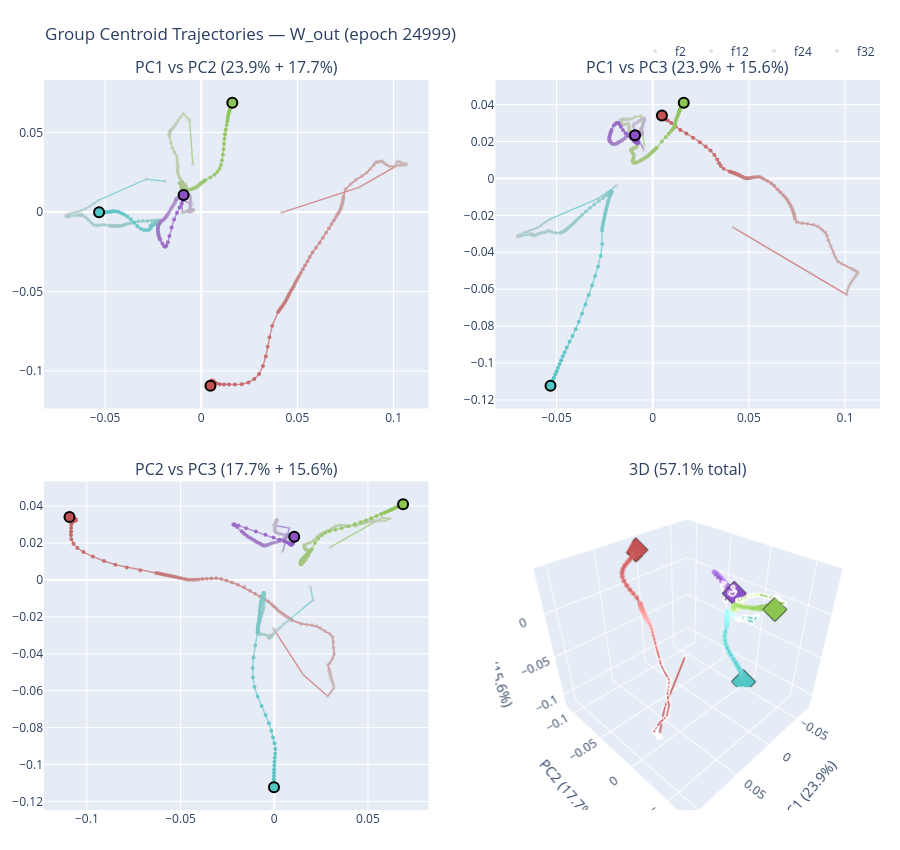

The cell this chart's notebook holds for it:
### Code cell
fig = variant.view("weight_geometry.centroid_pca", matrix=MATRIX).figure()
fig.show()
